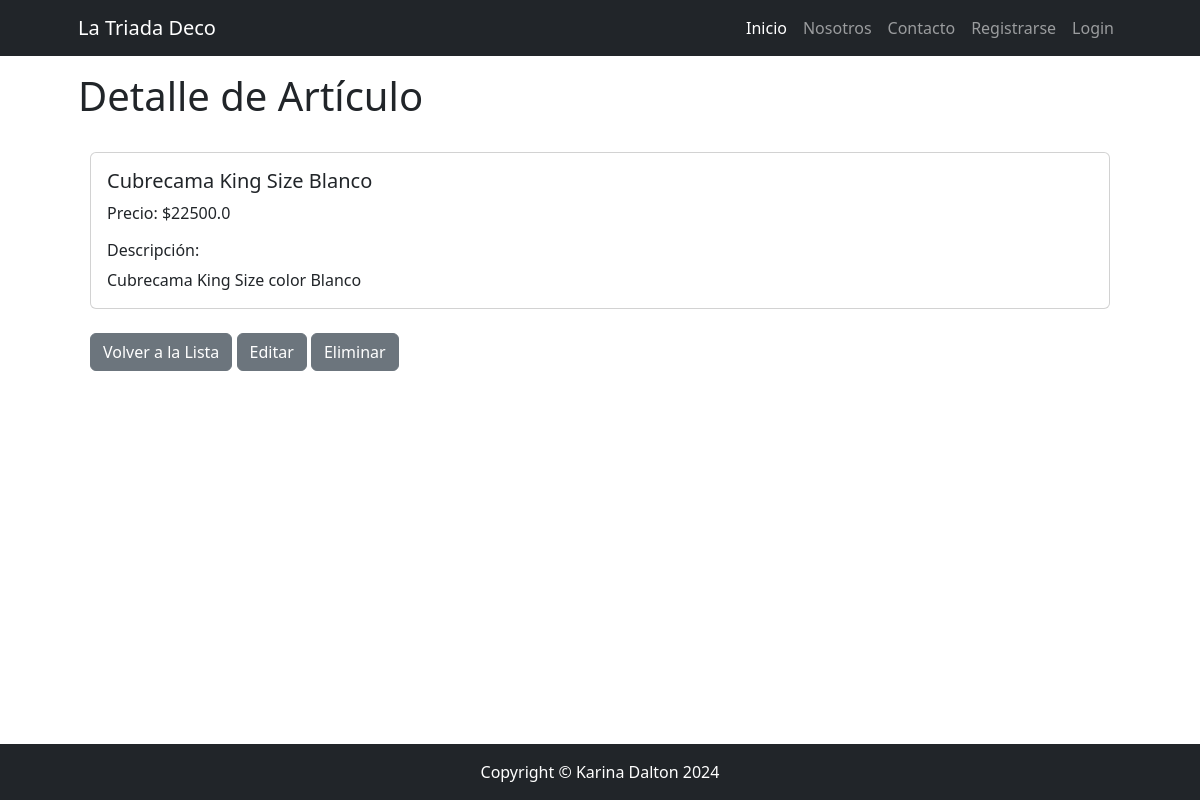
/catalogo/producto/detail/1/, run on the app's committed database.
### apps/catalogo/models.py (models this page shows, shortened)
class Producto(models.Model):
    nombre = models.CharField(max_length=150)
    categoria = models.ForeignKey(
        Categoria, null=True, blank=True, on_delete=models.SET_NULL)
    precio = models.FloatField()
    fecha_creacion = models.DateField(
        default=timezone.now, editable=False, verbose_name="fecha de creación")
    descripcion = models.TextField(
        null=True, blank=True, verbose_name="descripción")
    class Meta:
        verbose_name = "producto"
        verbose_name_plural = "productos"

### apps/catalogo/views.py (the view)
class ProductoDetail(DetailView):
    model = Producto

### apps/catalogo/templates/catalogo/producto_detail.html
{% extends 'core/base.html' %}
{% block content_title %}
Detalle de Artículo
{% endblock content_title %}
{% block content %}
<div class="container">
    <div class="card mt-4">
        <div class="card-body">
            <h5 class="card-title">{{ object.nombre }}</h5>
            <p class="card-text">Precio: ${{ object.precio }}</p>
            <h6 class="card-title">Descripción:</h6>
            <p class="card-text">{{ object.descripcion }}</p>
        </div>
    </div>
    <div class="mt-4">
        <a href="{% url 'catalogo:producto_list' %}" class="btn btn-secondary">Volver a la Lista</a>
        <a href="{% url 'catalogo:producto_update' object.id %}" class="btn btn-secondary">Editar</a>
        <a href="{% url 'catalogo:producto_confirm_delete' object.id %}" class="btn btn-secondary">Eliminar</a>
    </div>
</div>
{% endblock content %}

### data on the page
Producto: nombre "Cubrecama King Size Blanco", precio "22500.0", descripcion "Cubrecama King Size color Blanco"
